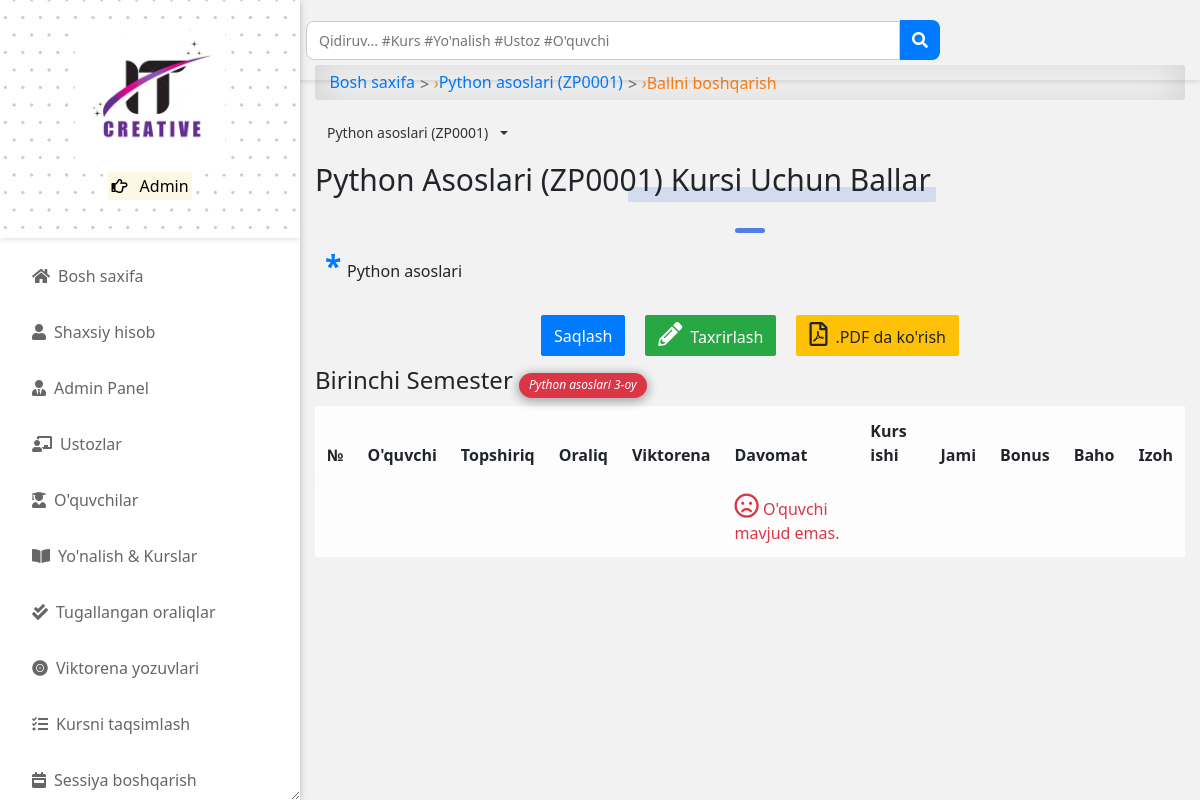
The page /result/manage-score/4/ (signed in) on the database its author committed.
### accounts/models.py (models this page shows, shortened)
class User(AbstractUser):
    is_student = models.BooleanField(default=False)
    is_lecturer = models.BooleanField(default=False)
    is_parent = models.BooleanField(default=False)
    is_dep_head = models.BooleanField(default=False)
    phone = models.CharField(max_length=60, blank=True, null=True)
    address = models.CharField(max_length=60, blank=True, null=True)
    picture = models.ImageField(upload_to='profile_pictures/%y/%m/%d/', default='default.png', null=True)
    email = models.EmailField(blank=True, null=True)
    username_validator = ASCIIUsernameValidator()
    objects = UserManager()
    @property
    def get_user_role(self):
        if self.is_superuser:
            return "Admin"
        elif self.is_student:
            return "Talaba"  # Tarjima qilindi
        elif self.is_lecturer:
            return "O'qituvchi"  # Tarjima qilindi
        elif self.is_parent:
            return "Ota-Ona"  # Tarjima qilindi

### course/models.py (models this page shows, shortened)
class Course(models.Model):
    slug = models.SlugField(blank=True, unique=True)
    title = models.CharField(max_length=200, null=True)
    code = models.CharField(max_length=200, unique=True, null=True)
    credit = models.IntegerField(null=True, default=0)
    summary = models.TextField(max_length=200, blank=True, null=True)
    program = models.ForeignKey(Program, on_delete=models.CASCADE)
    level = models.CharField(max_length=25, choices=DARAJALAR, null=True)
    year = models.IntegerField(choices=YILLAR, default=0)
    semester = models.CharField(choices=SEMESTR, max_length=200)
    is_elective = models.BooleanField(default=False, blank=True, null=True)
    objects = CourseManager()
    def __str__(self):
        return "{0} ({1})".format(self.title, self.code)
    def get_absolute_url(self):
        return reverse('course_detail', kwargs={'slug': self.slug})

### app/models.py (models this page shows)
class Semester(models.Model):
    semester = models.CharField(max_length=10, choices=SEMESTER, blank=True)
    is_current_semester = models.BooleanField(default=False, blank=True, null=True)
    session = models.ForeignKey(Session, on_delete=models.CASCADE, blank=True, null=True)
    next_semester_begins = models.DateField(null=True, blank=True)
    def __str__(self):
        return self.semester

class Session(models.Model):
    session = models.CharField(max_length=200, unique=True)
    is_current_session = models.BooleanField(default=False, blank=True, null=True)
    next_session_begins = models.DateField(blank=True, null=True)
    def __str__(self):
        return self.session

### result/views.py (the view, shortened to what this page needs)
# urls.py: path('manage-score/<int:id>/', add_score_for, name='add_score_for'),
@login_required
@lecturer_required
def add_score_for(request, id):
    current_session = Session.objects.get(is_current_session=True)
    current_semester = get_object_or_404(Semester, is_current_semester=True, session=current_session)
    if request.method == 'GET':
        courses = Course.objects.filter(allocated_course__lecturer__pk=request.user.id).filter(
            semester=current_semester)
        course = Course.objects.get(pk=id)
        students = TakenCourse.objects.filter(course__allocated_course__lecturer__pk=request.user.id).filter(
            course__id=id).filter(course__semester=current_semester)
        context = {
            "title": "Natija yuborish | IT Creative LMS",
            "courses": courses,
            "course": course,
            "students": students,
            "current_session": current_session,
            "current_semester": current_semester,
        }
        return render(request, 'result/add_score_for.html', context)

### templates/result/add_score_for.html (shortened to what this page needs)
{% extends 'base.html' %}
{% load static %}
{% block content %}
<div id="input-nav"><a href="{% url 'home' %}" class="primary1">Bosh saxifa</a> <i>&rsaquo;</i>
    <a href="{{ course.get_absolute_url }}" class="primary1">{{ course }}</a> <i>&rsaquo;</i> Ballni boshqarish</div>
<div class="dropdown">
    <button class="btn btn-primary dropdown-toggle" type="button" id="dropdownMenuButton" data-toggle="dropdown" aria-haspopup="true" aria-expanded="false">
        {{ course }}
    </button>
</div>
<p class="title-1"> {{ course }} kursi uchun ballar</p>
<div class="title-line"></div>
<p class="program-description">{{ course.summary }}</p>
<form action="" method="POST">
    <div class="btn-flex">
        <button title="Save Score" type="submit" class="btn btn-primary">Saqlash</button>
        <span title="Allow editing" class="btn btn-success"><i class="fas fa-pencil-alt"></i>Taxrirlash</span>
        <a target="_blank" href="{% url 'result_sheet_pdf_view' id=course.id %}">
            <span data-toggle="tooltip" title="Print Result sheet" class="btn btn-warning">
                <i class="far fa-file-pdf"></i>.PDF da ko'rish
            </span>
        </a>
    </div>
    <h4>{{ current_semester }} Semester <i class="info-text bg-danger">{{ current_session }}</i></h4>
    <div class="table-responsive">
        <table class="table table-light">
            <thead>
                <tr>
                    <th>№</th>
                    <th>O'quvchi</th>
                    <th>Topshiriq</th>
                    <th>Oraliq</th>
                    <th>Viktorena</th>
                    <th>Davomat</th>
                    <th>Kurs ishi</th>
                    <th>Jami</th>
                    <th>Bonus</th>
                    <th>Baho</th>
                    <th>Izoh</th>
                </tr>
            </thead>
            <tbody>
                {% for student in students %}
                <tr>
                    <td>{{ forloop.counter }}</td>
                    <td><a href="{{ student.student.student.get_absolute_url }}">{{ student.student.student.username }}</a></td>
                    <td>
                        <input id="assignment" type="number" name="{{ student.id }}" value="{{ student.assignment }}" width="20px">
                    </td>
                    <td>
                        <input id="mid_exam" type="number" name="{{ student.id }}" value="{{ student.mid_exam }}">
                    </td>
                    <td>
                        <input id="quiz" type="number" name="{{ student.id }}" value="{{ student.quiz }}">
                    </td>
                    <td>
                        <input id="attendance" type="number" name="{{ student.id }}" value="{{ student.attendance }}">
                    </td>
                    <td>
                        <input id="final_exam" type="number" name="{{ student.id }}" value="{{ student.final_exam }}">
                    </td>
                    <td>{{ student.total }}</td>
                    <td>{{ student.point }}</td>
                    <td class="{% if student.grade == 'F' %}danger{% else %}success{% endif %}">{{ student.grade }}</td>
                    {% if student.comment == 'PASS' %}
                    <td class="success"><i class="fas fa-check-circle"></i> {{ student.comment }}</td>
                    {% elif student.comment == 'FAIL' %}
                    <td class="danger"><i class="fas fa-exclamation-circle"></i> {{ student.comment }}</td>
                    {% else %}<td></td>
                    {% endif %}
                    {% empty %}
                    <tr>
                        <td></td>
                        <td></td>
                        <td></td>
                        <td></td>
                        <td></td>
                        <td>
                            <span class="text-danger">
                                <i class="far fa-frown"></i> O'quvchi mavjud emas.
                            </span>
                        </td>
                        <td></td>
                        <td></td>
                        <td></td>
                        <td></td>
                        <td></td>
                    </tr>
                {% endfor %}
            </tbody>
        </table>
    </div>
</form>
{% endblock content %}

### templates/aside.html (shortened to what this page needs)
{% load static %}
<head>
</head>
<div id="side-nav">
	<div class="main-menu">
		<div class="top-side text-center py-4" style="background-image: url({% static 'img/dotted.jpg' %});">
			<img src="{% static 'img/logo.png' %}" width="150px" alt="IT Creative">
			<p class="text-orange">
				<mark>
					<i class="far fa-hand-point-right"></i>
					{{ request.user.get_user_role }}
				</mark>
			</p>
		</div>
		{% url 'home' as hom %} {% url 'dashboard' as dash %} {% url 'profile' as prof %}
		{% url 'lecturer_list' as lec %}
		{% url 'student_list' as stu %} {% url 'course_allocation_view' as cav %}
		{% url 'programs' as pro %} {% url 'session_list' as sess %} {% url 'semester_list' as sem %}
		{% url 'quiz_progress' as qpr %} {% url 'quiz_marking' as qce %} {% url 'user_course_list' as ucl %}
		{% url 'admin_panel' as admin_p %}
		<ul>
			<li class="{% if request.path == hom %}active{% endif %}">
				<a href="{% url 'home' %}"><i class="fas fa-home"></i>Bosh saxifa</a>
			</li>
			<li class="{% if request.path == prof %}active{% endif %}">
				<a href="{% url 'profile' %}"><i class="fas fa-user"></i>Shaxsiy hisob</a>
			</li>
			{% if request.user.is_superuser %}
			<li class="{% if request.path == admin_p %}active{% endif %}">
				<a href="{% url 'admin_panel' %}"><i class="fas fa-user-tie"></i>Admin Panel</a>
			</li>
			<li class="{% if request.path == lec %}active{% endif %}">
				<a href="{% url 'lecturer_list' %}"><i class="fas fa-chalkboard-teacher"></i>Ustozlar</a>
			</li>
			<li class="{% if request.path == stu %}active{% endif %}">
				<a href="{% url 'student_list' %}"><i class="fas fa-user-graduate"></i>O'quvchilar</a>
			</li>
			{% endif %}
			<li class="{% if request.path == pro %}active{% endif %}">
				<a href="{% url 'programs' %}"><i class="fas fa-book-open"></i>Yo'nalish & Kurslar</a>
			</li>
			{% if request.user.is_superuser or request.user.is_lecturer %}
			<li class="{% if request.path == qce %}active{% endif %}">
				<a href="{% url 'quiz_marking' %}"><i class="fas fa-check-double"></i>Tugallangan oraliqlar</a>
			</li>
			{% endif %}
			{% if request.user.is_superuser %}
			<li class="{% if request.path == qpr %}active{% endif %}">
				<a href="{% url 'quiz_progress' %}"><i class="fas fa-record-vinyl"></i>Viktorena yozuvlari</a>
			</li>
			<li class="{% if request.path == cav %}active{% endif %}">
				<a href="{% url 'course_allocation_view' %}"><i class="fas fa-tasks"></i>Kursni taqsimlash</a>
			</li>
			<li class="{% if request.path == sess %}active{% endif %}">
				<a href="{% url 'session_list' %}"><i class="fas fa-calendar-week"></i>Sessiya boshqarish</a>
			</li>
			{% endif %}
			<br />
		</ul>
	</div>
</div>

### static/css/all.css (style rules this page uses)
.fa, .fas, .far, .fal, .fad, .fab { -moz-osx-font-smoothing: grayscale; -webkit-font-smoothing: antialiased; display: inline-block; font-style: normal; font-variant: normal; text-rendering: auto; line-height: 1; }
.fa-book-open:before { content: "\f518"; }
.fa-calendar-week:before { content: "\f784"; }
.fa-chalkboard-teacher:before { content: "\f51c"; }
.fa-check-double:before { content: "\f560"; }
.fa-file-pdf:before { content: "\f1c1"; }
.fa-frown:before { content: "\f119"; }
.fa-hand-point-right:before { content: "\f0a4"; }
.fa-home:before { content: "\f015"; }
.fa-pencil-alt:before { content: "\f303"; }
.fa-record-vinyl:before { content: "\f8d9"; }
.fa-tasks:before { content: "\f0ae"; }
.fa-user:before { content: "\f007"; }
.fa-user-graduate:before { content: "\f501"; }
.fa-user-tie:before { content: "\f508"; }
.far { font-family: 'Font Awesome 5 Free'; font-weight: 400; }
.fa, .fas { font-family: 'Font Awesome 5 Free'; font-weight: 900; }

### templates/base.html (style rules this page uses)
* { -webkit-user-select: none; -moz-user-select: none; -ms-user-select: none; user-select: none; }
body { -webkit-touch-callout: none; }

### templates/aside.html (style rules this page uses)
.top-side { background-size: cover; background-position: top center; }
* { -webkit-user-select: none; -moz-user-select: none; -ms-user-select: none; user-select: none; }
body { -webkit-touch-callout: none; }

### templates/navbar.html (style rules this page uses)
* { margin: 0; padding: 0; box-sizing: border-box; font-family: 'Segoe UI', Tahoma, Geneva, Verdana, sans-serif; }
.dropdown { position: relative; }
.dropdown-toggle { background: none; border: none; cursor: pointer; display: flex; align-items: center; gap: 8px; color: #333; font-size: 14px; }

### rows shown on the page
User: user.get_user_role "Admin"
Course: title+code "Python asoslari (ZP0001)", title+code "Python Asoslari (ZP0001)", summary "Python asoslari"
Semester: semester "Birinchi"
Session: session "Python asoslari 3-oy"
